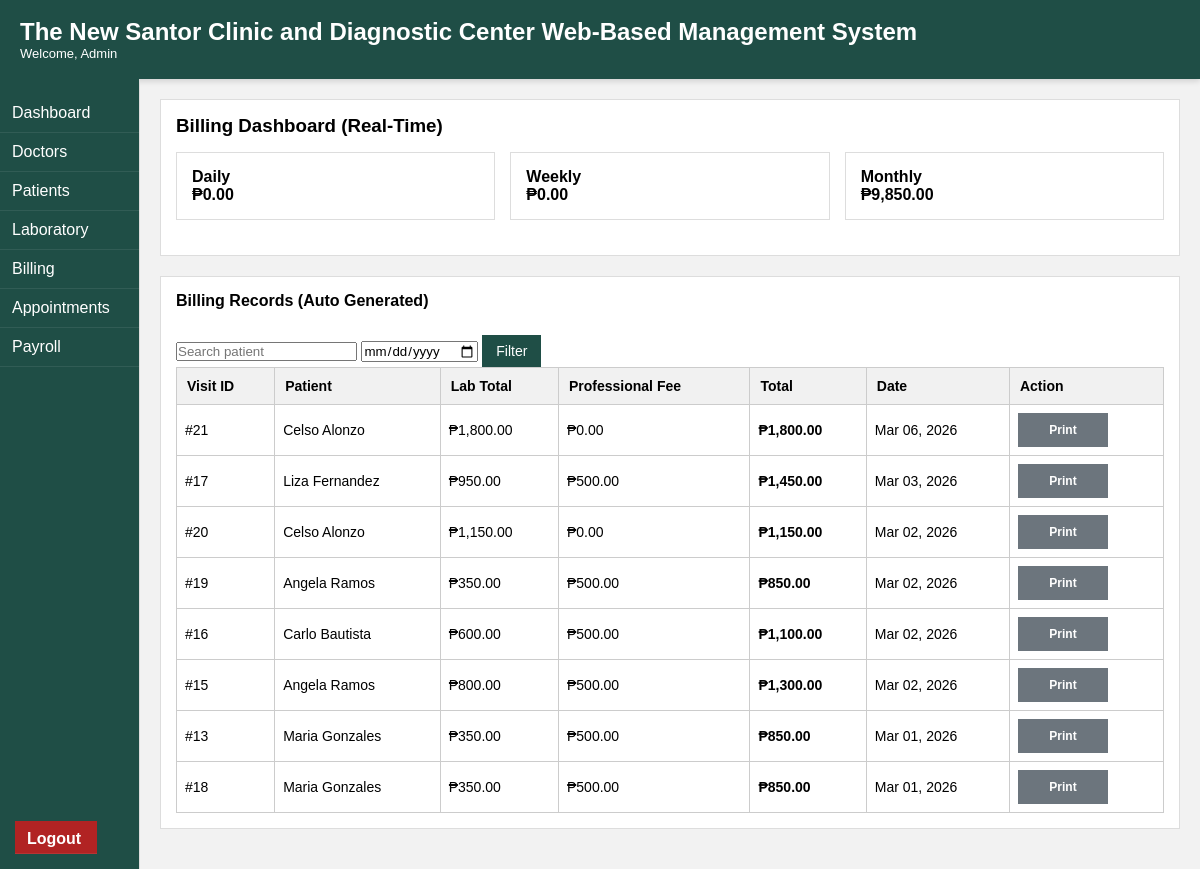
/billing/index.php (signed in), run on the app's committed database.
### tables this page shows
CREATE TABLE `patient_test_visits` (
  `id` int(11) NOT NULL,
  `patient_id` int(11) NOT NULL,
  `created_at` datetime NOT NULL
);

CREATE TABLE `patients` (
  `id` int(11) NOT NULL,
  `full_name` varchar(150) NOT NULL,
  `date_of_birth` date DEFAULT NULL,
  `sex` enum('Male','Female') DEFAULT NULL,
  `age` int(11) NOT NULL,
  `address` varchar(255) NOT NULL,
  `phone` varchar(30) NOT NULL,
  `email` varchar(120) DEFAULT NULL,
  `attending_doctor_id` int(11) NOT NULL,
  `date_admitted` date NOT NULL,
  `professional_fee` decimal(10,2) NOT NULL DEFAULT 0.00,
  `invoice_number` varchar(100) DEFAULT NULL,
  `created_at` timestamp NOT NULL DEFAULT current_timestamp(),
  `appointment_id` int(11) DEFAULT NULL,
  `is_archived` tinyint(1) DEFAULT 0
);

### billing/index.php (the view, shortened to what this page needs)
<?php
require_once '../../includes/config.php';
$search = $_GET['search'] ?? '';
$dateFilter = $_GET['date'] ?? '';
$params = [];
$sql = "
SELECT
    v.id AS visit_id,
    v.created_at,
    p.full_name,
    p.professional_fee,
    SUM(pt.test_fee) AS lab_total,
    (SUM(pt.test_fee) + p.professional_fee) AS total
FROM patient_test_visits v
JOIN patients p ON p.id = v.patient_id
JOIN patient_tests pt ON pt.visit_id = v.id
WHERE 1=1
";
$sql .= "
GROUP BY v.id, p.full_name, v.created_at, p.professional_fee
ORDER BY v.created_at DESC
";
$stmt = $pdo->prepare($sql);
$stmt->execute($params);
$bills = $stmt->fetchAll(PDO::FETCH_ASSOC);
$daily = $pdo->query("
SELECT IFNULL(SUM(pt.test_fee + p.professional_fee),0)
FROM patient_test_visits v
JOIN patient_tests pt ON pt.visit_id = v.id
JOIN patients p ON p.id = v.patient_id
WHERE DATE(v.created_at) = CURDATE()
")->fetchColumn();
$weekly = $pdo->query("
SELECT IFNULL(SUM(pt.test_fee + p.professional_fee),0)
FROM patient_test_visits v
JOIN patient_tests pt ON pt.visit_id = v.id
JOIN patients p ON p.id = v.patient_id
WHERE YEARWEEK(v.created_at,1)=YEARWEEK(CURDATE(),1)
")->fetchColumn();
$monthly = $pdo->query("
SELECT IFNULL(SUM(pt.test_fee + p.professional_fee),0)
FROM patient_test_visits v
JOIN patient_tests pt ON pt.visit_id = v.id
JOIN patients p ON p.id = v.patient_id
WHERE MONTH(v.created_at)=MONTH(CURDATE())
AND YEAR(v.created_at)=YEAR(CURDATE())
")->fetchColumn();
?>
<div class="card">
    <div class="card-header">
        <h3>Billing Dashboard (Real-Time)</h3>
    </div>
    <div style="display:flex; gap:15px; flex-wrap:wrap;">
        <div class="card" style="flex:1; min-width:200px;">
            <h4>Daily</h4>
            <b>₱<?= number_format($daily,2) ?></b>
        </div>
        <div class="card" style="flex:1; min-width:200px;">
            <h4>Weekly</h4>
            <b>₱<?= number_format($weekly,2) ?></b>
        </div>
        <div class="card" style="flex:1; min-width:200px;">
            <h4>Monthly</h4>
            <b>₱<?= number_format($monthly,2) ?></b>
        </div>
    </div>
</div>
<div class="card">
    <div class="card-header">
        <h2>Billing Records (Auto Generated)</h2>
    </div>
    <form method="GET" class="filter-bar">
        <input type="text"
               name="search"
               placeholder="Search patient"
               value="<?= htmlspecialchars($search) ?>">
        <input type="date"
               name="date"
               value="<?= htmlspecialchars($dateFilter) ?>">
        <button class="btn-search">Filter</button>
    </form>
    <div class="table-wrap">
        <table>
            <thead>
                <tr>
                    <th>Visit ID</th>
                    <th>Patient</th>
                    <th>Lab Total</th>
                    <th>Professional Fee</th>
                    <th>Total</th>
                    <th>Date</th>
                    <th>Action</th>
                </tr>
            </thead>
            <tbody>
            <?php if ($bills): ?>
                <?php foreach ($bills as $bill): ?>
                    <tr>
                        <td>#<?= $bill['visit_id'] ?></td>
                        <td><?= htmlspecialchars($bill['full_name']) ?></td>
                        <td>₱<?= number_format($bill['lab_total'],2) ?></td>
                        <td>₱<?= number_format($bill['professional_fee'],2) ?></td>
                        <td><b>₱<?= number_format($bill['total'],2) ?></b></td>
                        <td><?= date('M d, Y', strtotime($bill['created_at'])) ?></td>
                        <td>
                            <a href="../prints/print_billing.php?visit_id=<?= $bill['visit_id'] ?>"
                               class="action-btn action-secondary"
                               target="_blank">
                               Print
                            </a>
                        </td>
                    </tr>
                <?php endforeach; ?>
            <?php else: ?>
                <tr>
                    <td colspan="7">No billing data available.</td>
                </tr>
            <?php endif; ?>
            </tbody>
        </table>
    </div>
</div>
<?php
require_once '../../includes/layout.php';
?>

### clinic/assets/css/clinic.css (style rules this page uses)
* { box-sizing: border-box; margin: 0; padding: 0; font-family: Arial, Helvetica, sans-serif; }
html, body { height: 100%; }
body { background-color: #f2f2f2; position: relative; }
body::before { content: ""; position: fixed; inset: 0; background-image: url('../img/logo.png'); background-repeat: repeat; background-size: 200px; opacity: 0.05; z-index: -1; pointer-events: none; }
.card { border: 1px solid #ddd; padding: 15px; margin-bottom: 20px; background: #fff; }
.card h2 { font-size: 16px; margin-bottom: 10px; }
.table-wrap { overflow-x: auto; }
table { width: 100%; border-collapse: collapse; font-size: 14px; }
th { background: #f1f1f1; text-align: left; padding: 10px; border: 1px solid #ccc; }
td { padding: 8px; border: 1px solid #ccc; }
.btn-search { background: #1f4e46; color: #fff; border: none; padding: 8px 14px; font-size: 14px; cursor: pointer; transition: 0.2s ease; }
.card-header { display: flex; justify-content: space-between; align-items: flex-start; margin-bottom: 15px; }
.action-btn { min-width: 90px; height: 34px; display: inline-flex; align-items: center; justify-content: center; padding: 0 12px; font-size: 13px; font-weight: 600; text-decoration: none; border: none; cursor: pointer; transition: 0.2s ease; }
.action-secondary { background: #6c757d; color: #fff; }
.action-btn { flex:1; text-align:center; padding:6px 0; font-size:12px; }

### data on the page
patient_test_visits: id "21", patient.full_name "Celso Alonzo", lab_total "1,800.00", patient.professional_fee "0.00", total "1,800.00", created_at "Mar 06, 2026"
patient_test_visits: id "17", patient.full_name "Liza Fernandez", lab_total "950.00", patient.professional_fee "500.00", total "1,450.00", created_at "Mar 03, 2026"
patient_test_visits: id "20", patient.full_name "Celso Alonzo", lab_total "1,150.00", patient.professional_fee "0.00", total "1,150.00", created_at "Mar 02, 2026"
patient_test_visits: id "19", patient.full_name "Angela Ramos", lab_total "350.00", patient.professional_fee "500.00", total "850.00", created_at "Mar 02, 2026"
patient_test_visits: id "16", patient.full_name "Carlo Bautista", lab_total "600.00", patient.professional_fee "500.00", total "1,100.00", created_at "Mar 02, 2026"
patient_test_visits: id "15", patient.full_name "Angela Ramos", lab_total "800.00", patient.professional_fee "500.00", total "1,300.00", created_at "Mar 02, 2026"
patient_test_visits: id "13", patient.full_name "Maria Gonzales", lab_total "350.00", patient.professional_fee "500.00", total "850.00", created_at "Mar 01, 2026"
patient_test_visits: id "18", patient.full_name "Maria Gonzales", lab_total "350.00", patient.professional_fee "500.00", total "850.00", created_at "Mar 01, 2026"

### other printed values
$_SESSION['user']['name'] "Admin"
$daily "0.00"
$weekly "0.00"
$monthly "9,850.00"
